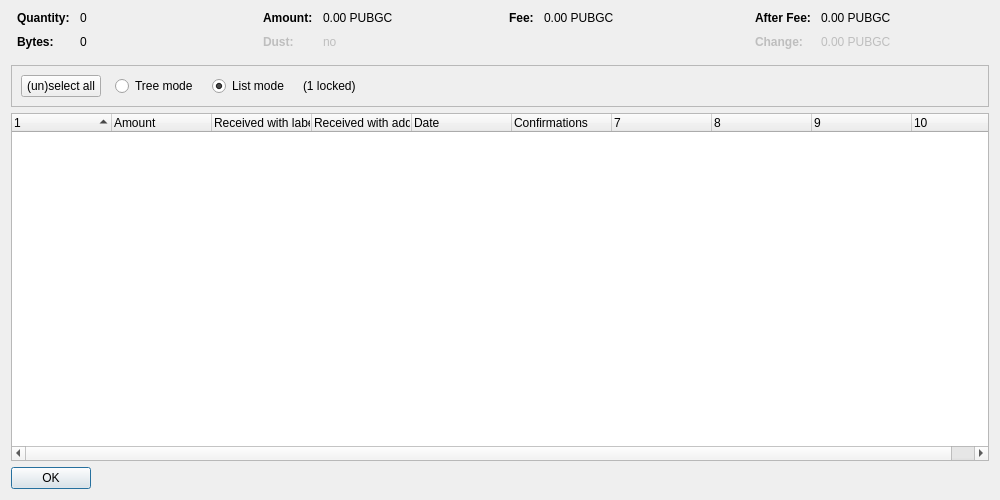
<?xml version="1.0" encoding="UTF-8"?>
<ui version="4.0">
 <class>CoinControlDialog</class>
 <widget class="QDialog" name="CoinControlDialog">
  <property name="geometry">
   <rect>
    <x>0</x>
    <y>0</y>
    <width>1000</width>
    <height>500</height>
   </rect>
  </property>
  <property name="windowTitle">
   <string>Coin Selection</string>
  </property>
  <layout class="QVBoxLayout" name="verticalLayout">
   <item>
    <layout class="QHBoxLayout" name="horizontalLayoutTop" stretch="0,0,0,0">
     <property name="topMargin">
      <number>0</number>
     </property>
     <property name="bottomMargin">
      <number>10</number>
     </property>
     <item>
      <layout class="QFormLayout" name="formLayoutCoinControl1">
       <property name="horizontalSpacing">
        <number>10</number>
       </property>
       <property name="verticalSpacing">
        <number>10</number>
       </property>
       <property name="leftMargin">
        <number>6</number>
       </property>
       <property name="rightMargin">
        <number>6</number>
       </property>
       <item row="0" column="0">
        <widget class="QLabel" name="labelCoinControlQuantityText">
         <property name="font">
          <font>
           <weight>75</weight>
           <bold>true</bold>
          </font>
         </property>
         <property name="text">
          <string>Quantity:</string>
         </property>
        </widget>
       </item>
       <item row="0" column="1">
        <widget class="QLabel" name="labelCoinControlQuantity">
         <property name="cursor">
          <cursorShape>IBeamCursor</cursorShape>
         </property>
         <property name="contextMenuPolicy">
          <enum>Qt::ActionsContextMenu</enum>
         </property>
         <property name="text">
          <string notr="true">0</string>
         </property>
         <property name="textInteractionFlags">
          <set>Qt::LinksAccessibleByMouse|Qt::TextSelectableByKeyboard|Qt::TextSelectableByMouse</set>
         </property>
        </widget>
       </item>
       <item row="1" column="0">
        <widget class="QLabel" name="labelCoinControlBytesText">
         <property name="font">
          <font>
           <weight>75</weight>
           <bold>true</bold>
          </font>
         </property>
         <property name="text">
          <string>Bytes:</string>
         </property>
        </widget>
       </item>
       <item row="1" column="1">
        <widget class="QLabel" name="labelCoinControlBytes">
         <property name="cursor">
          <cursorShape>IBeamCursor</cursorShape>
         </property>
         <property name="contextMenuPolicy">
          <enum>Qt::ActionsContextMenu</enum>
         </property>
         <property name="text">
          <string notr="true">0</string>
         </property>
         <property name="textInteractionFlags">
          <set>Qt::LinksAccessibleByMouse|Qt::TextSelectableByKeyboard|Qt::TextSelectableByMouse</set>
         </property>
        </widget>
       </item>
      </layout>
     </item>
     <item>
      <layout class="QFormLayout" name="formLayoutCoinControl2">
       <property name="horizontalSpacing">
        <number>10</number>
       </property>
       <property name="verticalSpacing">
        <number>10</number>
       </property>
       <property name="leftMargin">
        <number>6</number>
       </property>
       <property name="rightMargin">
        <number>6</number>
       </property>
       <item row="0" column="0">
        <widget class="QLabel" name="labelCoinControlAmountText">
         <property name="font">
          <font>
           <weight>75</weight>
           <bold>true</bold>
          </font>
         </property>
         <property name="text">
          <string>Amount:</string>
         </property>
        </widget>
       </item>
       <item row="0" column="1">
        <widget class="QLabel" name="labelCoinControlAmount">
         <property name="cursor">
          <cursorShape>IBeamCursor</cursorShape>
         </property>
         <property name="contextMenuPolicy">
          <enum>Qt::ActionsContextMenu</enum>
         </property>
         <property name="text">
          <string notr="true">0.00 PUBGC</string>
         </property>
         <property name="textInteractionFlags">
          <set>Qt::LinksAccessibleByMouse|Qt::TextSelectableByKeyboard|Qt::TextSelectableByMouse</set>
         </property>
        </widget>
       </item>
       <item row="1" column="0">
        <widget class="QLabel" name="labelCoinControlLowOutputText">
         <property name="enabled">
          <bool>false</bool>
         </property>
         <property name="font">
          <font>
           <weight>75</weight>
           <bold>true</bold>
          </font>
         </property>
         <property name="text">
          <string>Dust:</string>
         </property>
        </widget>
       </item>
       <item row="1" column="1">
        <widget class="QLabel" name="labelCoinControlLowOutput">
         <property name="enabled">
          <bool>false</bool>
         </property>
         <property name="cursor">
          <cursorShape>IBeamCursor</cursorShape>
         </property>
         <property name="contextMenuPolicy">
          <enum>Qt::ActionsContextMenu</enum>
         </property>
         <property name="text">
          <string notr="true">no</string>
         </property>
         <property name="textInteractionFlags">
          <set>Qt::LinksAccessibleByMouse|Qt::TextSelectableByKeyboard|Qt::TextSelectableByMouse</set>
         </property>
        </widget>
       </item>
      </layout>
     </item>
     <item>
      <layout class="QFormLayout" name="formLayoutCoinControl3">
       <property name="horizontalSpacing">
        <number>10</number>
       </property>
       <property name="verticalSpacing">
        <number>10</number>
       </property>
       <property name="leftMargin">
        <number>6</number>
       </property>
       <property name="rightMargin">
        <number>6</number>
       </property>
       <item row="0" column="0">
        <widget class="QLabel" name="labelCoinControlFeeText">
         <property name="font">
          <font>
           <weight>75</weight>
           <bold>true</bold>
          </font>
         </property>
         <property name="text">
          <string>Fee:</string>
         </property>
        </widget>
       </item>
       <item row="0" column="1">
        <widget class="QLabel" name="labelCoinControlFee">
         <property name="cursor">
          <cursorShape>IBeamCursor</cursorShape>
         </property>
         <property name="contextMenuPolicy">
          <enum>Qt::ActionsContextMenu</enum>
         </property>
         <property name="text">
          <string notr="true">0.00 PUBGC</string>
         </property>
         <property name="textInteractionFlags">
          <set>Qt::LinksAccessibleByMouse|Qt::TextSelectableByKeyboard|Qt::TextSelectableByMouse</set>
         </property>
        </widget>
       </item>
      </layout>
     </item>
     <item>
      <layout class="QFormLayout" name="formLayoutCoinControl4">
       <property name="horizontalSpacing">
        <number>10</number>
       </property>
       <property name="verticalSpacing">
        <number>10</number>
       </property>
       <property name="leftMargin">
        <number>6</number>
       </property>
       <property name="rightMargin">
        <number>6</number>
       </property>
       <item row="0" column="0">
        <widget class="QLabel" name="labelCoinControlAfterFeeText">
         <property name="font">
          <font>
           <weight>75</weight>
           <bold>true</bold>
          </font>
         </property>
         <property name="text">
          <string>After Fee:</string>
         </property>
        </widget>
       </item>
       <item row="0" column="1">
        <widget class="QLabel" name="labelCoinControlAfterFee">
         <property name="cursor">
          <cursorShape>IBeamCursor</cursorShape>
         </property>
         <property name="contextMenuPolicy">
          <enum>Qt::ActionsContextMenu</enum>
         </property>
         <property name="text">
          <string notr="true">0.00 PUBGC</string>
         </property>
         <property name="textInteractionFlags">
          <set>Qt::LinksAccessibleByMouse|Qt::TextSelectableByKeyboard|Qt::TextSelectableByMouse</set>
         </property>
        </widget>
       </item>
       <item row="1" column="0">
        <widget class="QLabel" name="labelCoinControlChangeText">
         <property name="enabled">
          <bool>false</bool>
         </property>
         <property name="font">
          <font>
           <weight>75</weight>
           <bold>true</bold>
          </font>
         </property>
         <property name="text">
          <string>Change:</string>
         </property>
        </widget>
       </item>
       <item row="1" column="1">
        <widget class="QLabel" name="labelCoinControlChange">
         <property name="enabled">
          <bool>false</bool>
         </property>
         <property name="cursor">
          <cursorShape>IBeamCursor</cursorShape>
         </property>
         <property name="contextMenuPolicy">
          <enum>Qt::ActionsContextMenu</enum>
         </property>
         <property name="text">
          <string notr="true">0.00 PUBGC</string>
         </property>
         <property name="textInteractionFlags">
          <set>Qt::LinksAccessibleByMouse|Qt::TextSelectableByKeyboard|Qt::TextSelectableByMouse</set>
         </property>
        </widget>
       </item>
      </layout>
     </item>
    </layout>
   </item>
   <item>
    <widget class="QFrame" name="frame">
     <property name="minimumSize">
      <size>
       <width>0</width>
       <height>40</height>
      </size>
     </property>
     <property name="frameShape">
      <enum>QFrame::StyledPanel</enum>
     </property>
     <property name="frameShadow">
      <enum>QFrame::Sunken</enum>
     </property>
     <layout class="QHBoxLayout" name="horizontalLayout">
      <item>
       <layout class="QHBoxLayout" name="horizontalLayoutPanel" stretch="0,0,0,0,0">
        <property name="spacing">
         <number>14</number>
        </property>
        <item>
         <widget class="QPushButton" name="pushButtonSelectAll">
          <property name="sizePolicy">
           <sizepolicy hsizetype="Maximum" vsizetype="Fixed">
            <horstretch>0</horstretch>
            <verstretch>0</verstretch>
           </sizepolicy>
          </property>
          <property name="text">
           <string>(un)select all</string>
          </property>
          <property name="autoDefault">
           <bool>false</bool>
          </property>
         </widget>
        </item>
        <item>
         <widget class="QRadioButton" name="radioTreeMode">
          <property name="sizePolicy">
           <sizepolicy hsizetype="Maximum" vsizetype="Fixed">
            <horstretch>0</horstretch>
            <verstretch>0</verstretch>
           </sizepolicy>
          </property>
          <property name="text">
           <string>Tree mode</string>
          </property>
         </widget>
        </item>
        <item>
         <widget class="QRadioButton" name="radioListMode">
          <property name="sizePolicy">
           <sizepolicy hsizetype="Maximum" vsizetype="Fixed">
            <horstretch>0</horstretch>
            <verstretch>0</verstretch>
           </sizepolicy>
          </property>
          <property name="text">
           <string>List mode</string>
          </property>
          <property name="checked">
           <bool>true</bool>
          </property>
         </widget>
        </item>
        <item>
         <widget class="QLabel" name="labelLocked">
          <property name="text">
           <string notr="true">(1 locked)</string>
          </property>
         </widget>
        </item>
        <item>
         <spacer name="horizontalSpacer">
          <property name="orientation">
           <enum>Qt::Horizontal</enum>
          </property>
          <property name="sizeHint" stdset="0">
           <size>
            <width>40</width>
            <height>20</height>
           </size>
          </property>
         </spacer>
        </item>
       </layout>
      </item>
     </layout>
    </widget>
   </item>
   <item>
    <widget class="CoinControlTreeWidget" name="treeWidget">
     <property name="contextMenuPolicy">
      <enum>Qt::CustomContextMenu</enum>
     </property>
     <property name="sortingEnabled">
      <bool>false</bool>
     </property>
     <property name="columnCount">
      <number>10</number>
     </property>
     <attribute name="headerShowSortIndicator" stdset="0">
      <bool>true</bool>
     </attribute>
     <attribute name="headerStretchLastSection">
      <bool>false</bool>
     </attribute>
     <column>
      <property name="text">
       <string/>
      </property>
     </column>
     <column>
      <property name="text">
       <string>Amount</string>
      </property>
     </column>
     <column>
      <property name="text">
       <string>Received with label</string>
      </property>
     </column>
     <column>
      <property name="text">
       <string>Received with address</string>
      </property>
     </column>
     <column>
      <property name="text">
       <string>Date</string>
      </property>
     </column>
     <column>
      <property name="text">
       <string>Confirmations</string>
      </property>
      <property name="toolTip">
       <string>Confirmed</string>
      </property>
     </column>
     <column>
      <property name="text">
       <string/>
      </property>
     </column>
     <column>
      <property name="text">
       <string/>
      </property>
     </column>
     <column>
      <property name="text">
       <string/>
      </property>
     </column>
     <column>
      <property name="text">
       <string/>
      </property>
     </column>
    </widget>
   </item>
   <item>
    <widget class="QDialogButtonBox" name="buttonBox">
     <property name="sizePolicy">
      <sizepolicy hsizetype="Maximum" vsizetype="Fixed">
       <horstretch>0</horstretch>
       <verstretch>0</verstretch>
      </sizepolicy>
     </property>
     <property name="orientation">
      <enum>Qt::Horizontal</enum>
     </property>
     <property name="standardButtons">
      <set>QDialogButtonBox::Ok</set>
     </property>
    </widget>
   </item>
  </layout>
 </widget>
 <customwidgets>
  <customwidget>
   <class>CoinControlTreeWidget</class>
   <extends>QTreeWidget</extends>
   <header>coincontroltreewidget.h</header>
  </customwidget>
 </customwidgets>
 <resources/>
 <connections/>
</ui>
